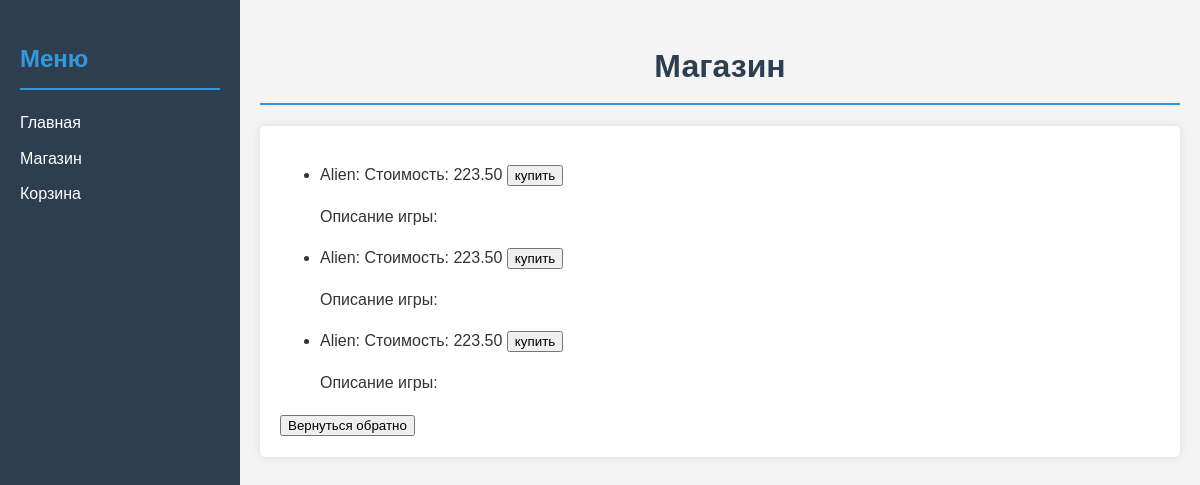
The app's page /task1/shop/, older data.
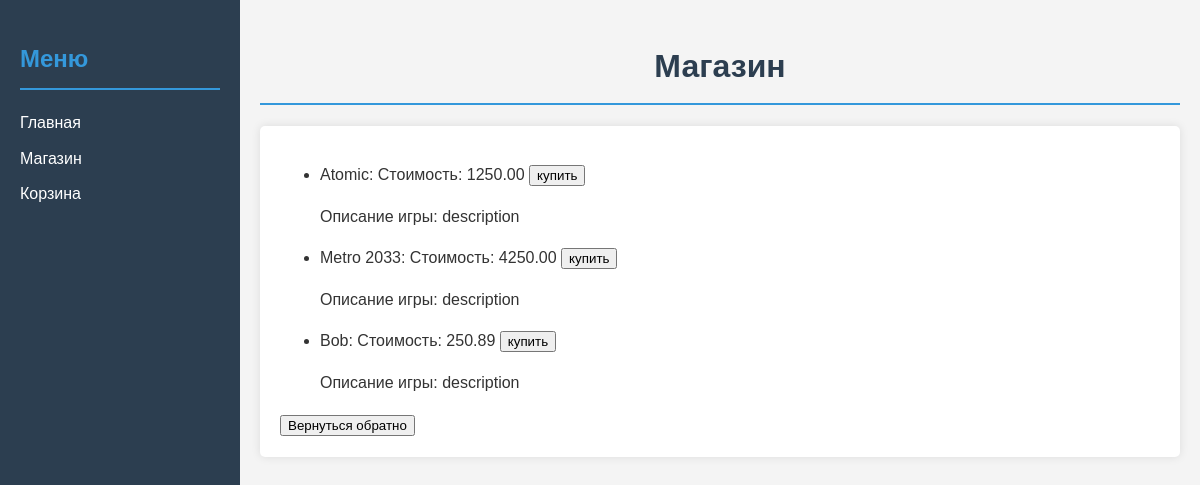
The same page, newer data.
### task1/models.py (models this page shows)
class Games(models.Model):
      id = models.AutoField(primary_key=True)
      title = models.CharField(max_length=140)
      cost = models.DecimalField(max_digits=10, decimal_places=2)
      size = models.FloatField()
      description = models.TextField()
      age_limited = models.BooleanField(default=False)
      buyer = models.ManyToManyField(Buyer, related_name='buyer')
      def __str__(self) -> str:
            return self.title

### task1/views.py (the view)
# urls.py: path('shop/', views.shop, name='shop'),
def shop(request):
      goods = Games.objects.all()
      pagename = "Магазин"
      context = {'goods':goods, 'pagename':pagename}
      return render(request, 'task1/shop.html', context)

### templates/task1/shop.html (shortened to what this page needs)
{%extends "task1/menu.html"%}
{%block pagename%}
{{pagename}}
{%endblock pagename%}
{% block content %}
 <ul>
 {%for good in goods %}
     <li>{{good}}:  Cтоимость: {{good.cost}}      <button> купить</button></li>
     <p>Описание игры: {{good.description}}</p>
 {%endfor%}
</ul>
<form action="/task1"><button>Вернуться обратно</button></form>
{% endblock content%}

### templates/task1/menu.html (shortened to what this page needs)
<!DOCTYPE html>
<html lang="ru">
<head>
</head>
<body>
    <div id="sidebar">
        <h2>Меню</h2>
        <ul>
            <li><a href="/task1">Главная</a></li>
            <li><a href="/task1/shop">Магазин</a></li>
            <li><a href="/task1/cart">Корзина</a></li>
        </ul>
    </div>
    <div id="main-content">
        <h1>{% block pagename %}{% endblock %}</h1>
        <div class="content">
            {% block content %}
            {% endblock %}
        </div>
    </div>
</body>
</html>

### templates/task1/menu.html (style rules this page uses)
body { font-family: Arial, sans-serif; line-height: 1.6; color: #333; margin: 0; padding: 0; background-color: #f4f4f4; display: flex; min-height: 100vh; }
#sidebar { width: 200px; background-color: #2c3e50; color: #fff; padding: 20px; }
#sidebar h2 { color: #3498db; border-bottom: 2px solid #3498db; padding-bottom: 10px; }
#sidebar ul { list-style-type: none; padding: 0; }
#sidebar ul li { margin-bottom: 10px; }
#sidebar ul li a { color: #fff; text-decoration: none; }
#main-content { flex-grow: 1; padding: 20px; }
h1 { color: #2c3e50; text-align: center; border-bottom: 2px solid #3498db; padding-bottom: 10px; }
.content { background-color: #fff; padding: 20px; border-radius: 5px; box-shadow: 0 0 10px rgba(0,0,0,0.1); }

Row changes from the older to the newer data that the page shows:
removed Games: title "Alien", cost "223.50"
removed Games: title "Alien", cost "223.50"
removed Games: title "Alien", cost "223.50"
added Games: title "Atomic", cost "1250.00", description "description"
added Games: title "Metro 2033", cost "4250.00", description "description"
added Games: title "Bob", cost "250.89", description "description"
